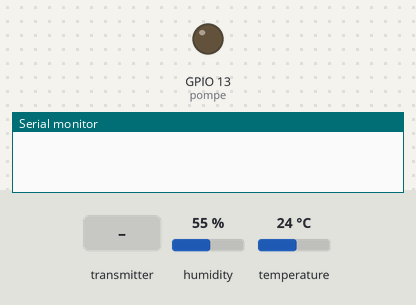
Bench run of a program on a simulated ESP32. Parts: output pins drawn as LEDs (lit = HIGH), the last lines printed to the serial monitor. Inputs (shaded band) come from the test bench; at power-on: humidity 55 %, temperature 24 °C.

Above: at 1.2 s.
1.3 s: the transmitter starts sending a = 0
At 1.6 s:
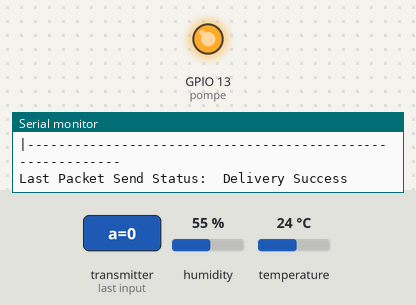
2.8 s: the transmitter starts sending a = 1024
At 4.0 s:
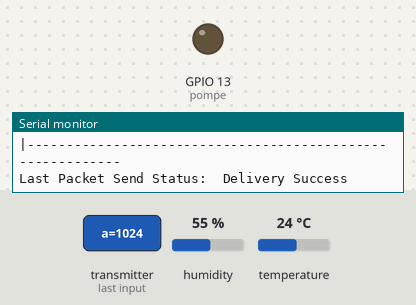
Timing chart, 0 to 5.8 s (numbered marks = the images above; inputs shaded):
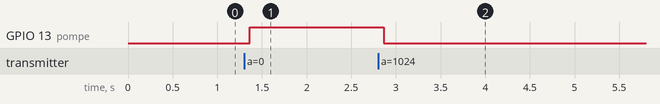

Measured:
- after the input at 1.3 s, GPIO 13 (pompe): LOW → HIGH after 0.06 s
- after the input at 2.8 s, GPIO 13 (pompe): HIGH → LOW after 0.06 s

The program:

main.cpp
```cpp
#include <Arduino.h>
#include <esp_now.h>
#include "DHT.h"
#include <WiFi.h>

#define DHTPIN 15
int pompe = 13;

// Uncomment whatever type you're using!
//#define DHTTYPE DHT11   // DHT 11
#define DHTTYPE DHT22   // DHT 22  (AM2302), AM2321
//#define DHTTYPE DHT21   // DHT 21 (AM2301)

DHT dht(DHTPIN, DHTTYPE);

// REPLACE WITH YOUR SendR MAC Address
uint8_t broadcastAddress[] = {0xFF, 0xFF, 0xFF, 0xFF, 0xFF, 0xFF};

// Structure example to send data
// Must match the Sendr structure
typedef struct Send_message {
  int a;
  int b;
  int c;
} Send_message;

// Create a struct_message called Send
Send_message Send;

typedef struct Receive_message {
    int a;
} Receive_message;

Receive_message Receive;

// callback when data is sent
void OnDataSent(const uint8_t *mac_addr, esp_now_send_status_t status) {
  Serial.print("\r\nLast Packet Send Status:\t");
  Serial.println(status == ESP_NOW_SEND_SUCCESS ? "Delivery Success" : "Delivery Fail");
}

void OnDataRecv(const uint8_t * mac, const uint8_t *incomingData, int len) {
  memcpy(&Receive, incomingData, sizeof(Receive));
  Serial.println("");
  Serial.println("|--------------------[ PACKET RECEIVED ]--------------------");
  Serial.println("|");
  Serial.println("|--> Packet received with Success");
    Serial.print("|--> Bytes : ");
  Serial.println(len);
    Serial.print("|--> Pompe : ");
  Serial.println(Receive.a);
  Serial.println("|");
  Serial.println("|-----------------------------------------------------------");
  if (Receive.a == 0){
    digitalWrite(pompe, HIGH);
  } else {
    digitalWrite(pompe, LOW);
  }


  float h = dht.readHumidity();
  // Read temperature as Celsius (the default)
  float t = dht.readTemperature();

  // Check if any reads failed and exit early (to try again).
  if (isnan(h) || isnan(t)) {
    Serial.println(F("Failed to read from DHT sensor!"));
    return;
  }
  // Set values to send
  Send.a = t;
  Send.b = h;
  Send.c = digitalRead(pompe);

  // Send message via ESP-NOW
  esp_err_t result = esp_now_send(broadcastAddress, (uint8_t *) &Send, sizeof(Send));

  if (result == ESP_OK) {
    Serial.println("");
    Serial.println("|----------------------[ PACKET SENT ]----------------------");
    Serial.println("|");
    Serial.println("|--> Delivery Success");
      Serial.print("|--> Temperature : ");
    Serial.println(Send.a);
      Serial.print("|--> Humidite : ");
    Serial.println(Send.b);
      Serial.print("|--> Pompe : ");
    Serial.println(Send.c);
    Serial.println("|");
    Serial.println("|-----------------------------------------------------------");
  }
  else {
    Serial.println("");
    Serial.println("|----------------------[ PACKET SENT ]----------------------");
    Serial.println("|");
    Serial.println("|--> Delivery Failed");
    Serial.println("|");
    Serial.println("|-----------------------------------------------------------");
  }
}

void setup() {
  // Init Serial Monitor
  Serial.begin(115200);
  dht.begin();
  pinMode(pompe, OUTPUT);
  // Set device as a Wi-Fi Station
  WiFi.mode(WIFI_STA);

  // Init ESP-NOW
  if (esp_now_init() != ESP_OK) {
    Serial.println("Error initializing ESP-NOW");
    return;
  }

  // Once ESPNow is successfully Init, we will register for Send CB to
  // get the status of Trasnmitted packet
  esp_now_register_send_cb(OnDataSent);
  esp_now_register_recv_cb(OnDataRecv);

  // Register peer
  esp_now_peer_info_t peerInfo;
  memcpy(peerInfo.peer_addr, broadcastAddress, 6);
  peerInfo.channel = 0;
  peerInfo.encrypt = false;

  // Add peer
  if (esp_now_add_peer(&peerInfo) != ESP_OK){
    Serial.println("Failed to add peer");
    return;
  }
}
void loop() {

}
```
